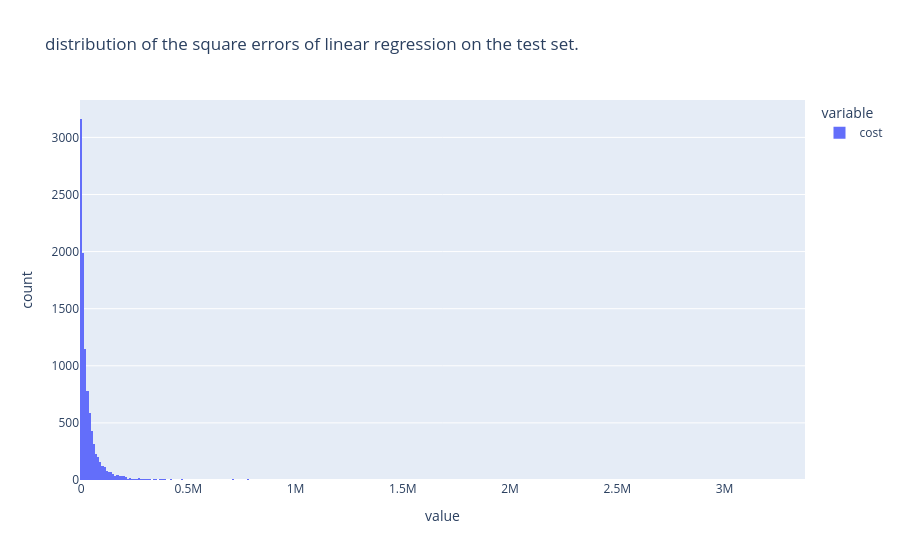

Notebook cell for this chart:
### Code cell
px.histogram(np.square(error), title="distribution of the square errors of linear regression on the test set.")

### Figure 1 — Plotly figure (JSON) as saved in the notebook; plotly's stock layout.template omitted (floating-point values rounded to 4 significant figures; data arrays with more than 128 entries replaced by an {"elided": "..."} marker saying what was removed)
{"data": [{"bingroup": "x", "hovertemplate": "variable=cost<br>value=%{x}<br>count=%{y}<extra></extra>", "legendgroup": "cost", "marker": {"color": "#636efa", "pattern": {"shape": ""}}, "name": "cost", "orientation": "v", "showlegend": true, "type": "histogram", "x": {"elided": "10000 float values"}, "xaxis": "x", "yaxis": "y"}], "layout": {"barmode": "relative", "legend": {"title": {"text": "variable"}, "tracegroupgap": 0}, "title": {"text": "distribution of the square errors of linear regression on the test set."}, "xaxis": {"anchor": "y", "domain": [0, 1], "title": {"text": "value"}}, "yaxis": {"anchor": "x", "domain": [0, 1], "title": {"text": "count"}}}}
